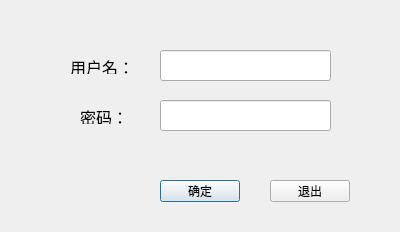
<?xml version="1.0" encoding="UTF-8"?>
<ui version="4.0">
 <class>Dialog</class>
 <widget class="QDialog" name="Dialog">
  <property name="geometry">
   <rect>
    <x>0</x>
    <y>0</y>
    <width>400</width>
    <height>232</height>
   </rect>
  </property>
  <property name="windowTitle">
   <string>用户登录窗口</string>
  </property>
  <widget class="QLineEdit" name="txtName">
   <property name="geometry">
    <rect>
     <x>160</x>
     <y>50</y>
     <width>171</width>
     <height>31</height>
    </rect>
   </property>
  </widget>
  <widget class="QLabel" name="label">
   <property name="geometry">
    <rect>
     <x>70</x>
     <y>60</y>
     <width>65</width>
     <height>14</height>
    </rect>
   </property>
   <property name="font">
    <font>
     <pointsize>12</pointsize>
    </font>
   </property>
   <property name="text">
    <string>用户名：</string>
   </property>
  </widget>
  <widget class="QLabel" name="label_2">
   <property name="geometry">
    <rect>
     <x>80</x>
     <y>110</y>
     <width>65</width>
     <height>14</height>
    </rect>
   </property>
   <property name="font">
    <font>
     <pointsize>12</pointsize>
    </font>
   </property>
   <property name="text">
    <string>密码：</string>
   </property>
  </widget>
  <widget class="QLineEdit" name="txtPass">
   <property name="geometry">
    <rect>
     <x>160</x>
     <y>100</y>
     <width>171</width>
     <height>31</height>
    </rect>
   </property>
  </widget>
  <widget class="QPushButton" name="OKBtn">
   <property name="geometry">
    <rect>
     <x>160</x>
     <y>180</y>
     <width>80</width>
     <height>22</height>
    </rect>
   </property>
   <property name="text">
    <string>确定</string>
   </property>
  </widget>
  <widget class="QPushButton" name="QuitBtn">
   <property name="geometry">
    <rect>
     <x>270</x>
     <y>180</y>
     <width>80</width>
     <height>22</height>
    </rect>
   </property>
   <property name="text">
    <string>退出</string>
   </property>
  </widget>
 </widget>
 <resources/>
 <connections/>
</ui>
